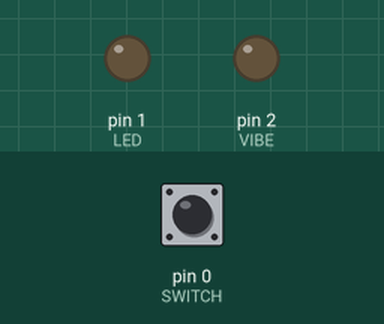
Recording of a sketch running on a simulated Arduino Uno, built with avr-gcc and run on an emulated ATmega328P. Parts: output pins drawn as LEDs (lit = HIGH). Dashed ring = blinking. The test bench sets the inputs (shaded band); at power-on: pin 0 (SWITCH) HIGH.

Above: at 1.2 s.
1.3 s: pin 0 (SWITCH) pulled LOW for 0.15 s
At 1.6 s:
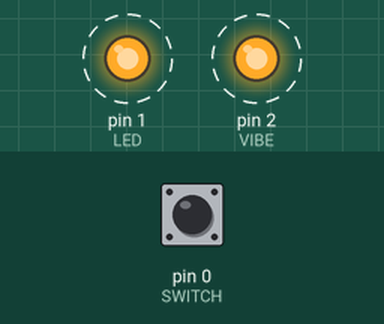
4.3 s: pin 0 (SWITCH) pulled LOW for 3.2 s
At 9.2 s:
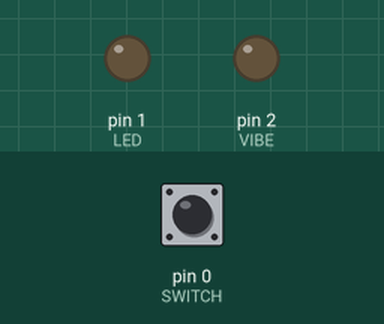
9.5 s: pin 0 (SWITCH) pulled LOW for 1 s
At 10.8 s:
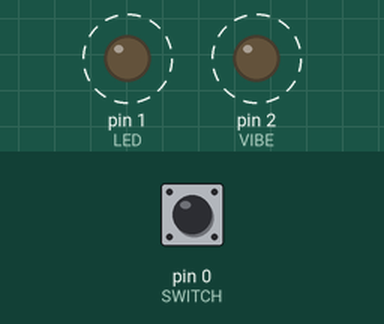
Timing chart, 0 to 13.4 s (numbered marks = the images above; inputs shaded):
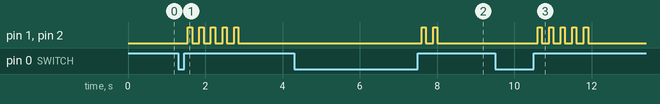

The sketch:

alarm.ino
```cpp
#define SWITCH 0
#define LED 1
#define VIBE 2


const int DEBUG_MILLIS = 5000;

const unsigned long DEFAULT_SLEEP_TIME = 27900000L;
//const unsigned long DEFAULT_SLEEP_TIME = 10000L;
const int DEBUG_SLEEP_TIME = 2000;


//unsigned long sleepTime = DEBUG_SLEEP_TIME;
unsigned long sleepTime = DEFAULT_SLEEP_TIME;

bool wasSwitchDown = LOW;
bool isVibrating = false;
unsigned long now;
unsigned long downAt = 0;
bool toggledDebug = false;

unsigned long setTime = 0;


void toggleAlarm(bool state) {
  digitalWrite(LED, state);    // light up the LED
  digitalWrite(VIBE, state);    // vibe on
}

void quickVibe(int times, int wait) {
  for (int i = 0; i < times; i++) {
    toggleAlarm(HIGH);
    delay(wait*0.75);
    toggleAlarm(LOW);
    delay(wait*1.25);
  }
}


void setup() {
  // initialize the LED pin as an output.
  pinMode(LED, OUTPUT);
  pinMode(VIBE, OUTPUT);

  // initialize the SWITCH pin as an input.
  pinMode(SWITCH, INPUT);
  // ...with a pullup
  digitalWrite(SWITCH, HIGH);
}

void deactivate(bool isDebugMode) {
  // alarm already set, but not yet going off, deactivate
  setTime = 0;
  delay(100);
  if (isDebugMode) {
    quickVibe(2, 75);
  } else {
    quickVibe(2, 150);
  }
}

void stopVibrating() {
  setTime = 0;
  isVibrating = false;
  toggleAlarm(LOW);
  delay(100);
}

void setAlarm(bool isDebugMode) {
  delay(100);
  if (isDebugMode) {
    quickVibe(3, 100);
  } else {
    // 5 buzzes to indicate 5 sleep cycles
    quickVibe(5, 150);
  }

  // set the time to go off in the future
  // round to the nearest even second plus a milli to ensure
  // that the alarm goes off with a full vibration pulse instead
  // of a partial one due to starting mid-second
  setTime = ((millis() + sleepTime) / 2000L) * 2000L + 1L;
}

void loop() {
  bool isSwitchDown = !digitalRead(SWITCH);
  bool isDebugMode = sleepTime == DEBUG_SLEEP_TIME;
  bool switchWentDown = !wasSwitchDown && isSwitchDown;
  bool switchWentUp = wasSwitchDown && !isSwitchDown;
  bool switchHeldDown = wasSwitchDown && isSwitchDown;
  wasSwitchDown = isSwitchDown;

  bool pastDebugHoldTime = (millis() - downAt) > DEBUG_MILLIS;

  if (switchWentDown) {
    downAt = millis();
  }

  if (switchHeldDown && pastDebugHoldTime && !toggledDebug) {
    // been holding the switch down for more than DEBUG_MILLIS.
    // give some feedback
    toggledDebug = true;
    if (!isDebugMode) {
      // switch to debug mode
      sleepTime = DEBUG_SLEEP_TIME;
      quickVibe(2, 1000);
    } else {
      // switch back to normal mode
      sleepTime = DEFAULT_SLEEP_TIME;
      quickVibe(2, 300);
    }
  }

  if (switchWentUp && pastDebugHoldTime) {
    toggledDebug = false;
    delay(250);
  } else if (switchWentUp) { // && !pastDebugHoldTime
    // button released, not debug

    if (setTime > 0 && !isVibrating) {
      // alarm already set, but not yet going off, deactivate
      deactivate(isDebugMode);
    } else if (isVibrating) {
      // alarm was sounding, turn it off
      stopVibrating();
    } else {
      // activate alarm
      setAlarm(isDebugMode);
    }
    delay(100);
  }

  if (setTime > 0 && setTime < millis() ) {
    // if alarm is set and we've passed the alarm time
    isVibrating = true;
  }


  if (isVibrating) {
    // alternate vibration on and off every second
    now = millis()/500;
    if (now % 3 == 0) {
      toggleAlarm(HIGH);
    } else {
      toggleAlarm(LOW);
    }
  } else {
    toggleAlarm(LOW);
  }
}
```

Measured:
- after the input at 1.3 s, pin 1 (LED), pin 2 (VIBE): alternates HIGH for 0.11 s and LOW for 0.19 s, 10 changes in all, then stays LOW, starting after 0.25 s
- after the input at 4.3 s, pin 1 (LED), pin 2 (VIBE): alternates HIGH for 0.11 s and LOW for 0.19 s, 4 changes in all, then stays LOW, starting after 3.3 s
- after the input at 9.5 s, pin 1 (LED), pin 2 (VIBE): alternates HIGH for 0.11 s and LOW for 0.19 s, 10 changes in all, then stays LOW, starting after 1.1 s
